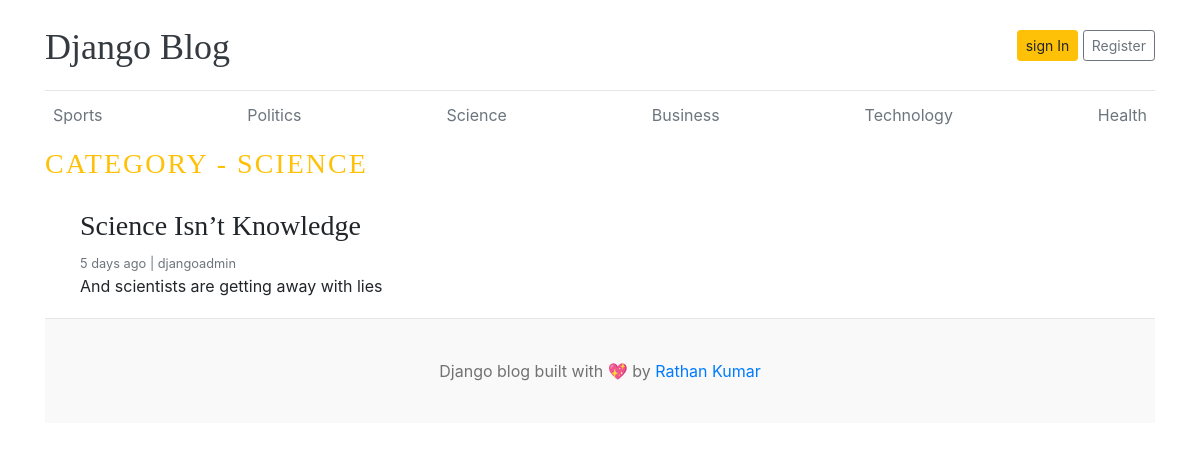
The app's page /category/4/ with its own data.
### Blogapp/models.py (models this page shows, shortened)
class Category(models.Model):
    category_name = models.CharField(max_length=50, unique=True)
    created_at = models.DateTimeField(auto_now_add=True)
    updated_at = models.DateTimeField(auto_now=True)
    class Meta:
        verbose_name_plural = 'categories'
    def __str__(self):
        return self.category_name

class Blog(models.Model):
    STATUS_CHOICES = (
        ("Draft", "Draft"),
        ("Published", "Published"),
    )
    title = models.CharField(max_length=100)
    slug = models.SlugField(max_length=150, unique=True, blank=True)
    category = models.ForeignKey(Category, on_delete=models.CASCADE)
    author = models.ForeignKey(User, on_delete=models.CASCADE)
    featured_image = models.ImageField(upload_to='uploads/%Y/%m/%d')
    short_description = models.TextField(max_length=500)
    blog_body = models.TextField(max_length=2000)
    status = models.CharField(max_length=20, choices=STATUS_CHOICES, default="Draft")
    is_featured = models.BooleanField(default=False)
    created_at = models.DateTimeField(auto_now_add=True)
    updated_at = models.DateTimeField(auto_now=True)

### Blogapp/views.py (the view)
# urls.py: path('<int:category_id>/',posts_by_category,name='posts_by_category')
def posts_by_category(request,category_id):
    posts=Blog.objects.filter(status='Published', category=category_id)
    category = get_object_or_404(Category,pk=category_id)
    context={
        'posts':posts,
       'category':category,
    }
    return render(request, 'posts_by_category.html', context)

### Blogapp/context_processors.py (called while the page is built)
def get_categories(request):
    categories = Category.objects.all()
    return dict(categories=categories)

### Blogapp/templates/posts_by_category.html
{% extends 'base.html' %}
{% block content %}
<h3 class="text-uppercase text-warning" style="letter-spacing: 2px;">Category - {{ category }}</h3>
<div cla`ss="row mb-2">
    {% if posts %}
    {% for post in posts %}
    <div class="col-md-6">
        <div class="card border-0">
            <div class="card-body">
                <h3>{{ post.title }}</h3>
                <small class="mb-1 text-muted">{{ post.created_at | timesince }} ago | {{ post.author }}</small>
                <p class="card-text">{{ post.short_description | truncatewords:25}}</p>
            </div>
        </div>
    </div>
    {% endfor %}
    {% else %}
    <p>No posts found</p>
    {% endif %}
</div>
{% endblock %}

### Blogapp/templates/base.html (shortened to what this page needs)
{% load static %}
<!DOCTYPE html>
<html lang="en">
<head>
    <link href="https://getbootstrap.com/docs/4.0/dist/css/bootstrap.min.css" rel="stylesheet">
    <link href="{% static 'css/blog.css' %}" rel="stylesheet">
</head>
<body>
    <div class="container">
        <header class="blog-header py-3">
            <div class="row flex-nowrap justify-content-between align-items-center">
                <div class="col-8 pt-1">
                    <a class="blog-header-logo text-dark" href="/">Django Blog</a>
                </div>
                <div class="col-4 d-flex justify-content-end align-items-center">
                    <a class="btn btn-sm btn-warning" href="#">sign In</a> &nbsp;
                    <a class="btn btn-sm btn-outline-secondary" href="#">Register</a>
                </div>
            </div>
        </header>
        <div class="nav-scroller py-1 mb-2">
            <nav class="nav d-flex justify-content-between">
                {% for cat in categories%}
                <a class="p-2 text-muted" href="{% url 'posts_by_category' cat.id %}">{{ cat.category_name}}</a>
                {% endfor %}
            </nav>
        </div>
        {% block content %}
        {% endblock %}
        <footer class="blog-footer">
            <p>Django blog built with 💖 by <a href="#">Rathan Kumar</a></p>
        </footer>
</body>
</html>

### Blogapp/static/css/blog.css (style rules this page uses)
.blog-header { border-bottom: 1px solid #e5e5e5; }
.blog-header-logo { font-family: "Playfair Display", Georgia, "Times New Roman", serif; font-size: 2.25rem; }
h1, h2, h3, h4, h5, h6 { font-family: "Playfair Display", Georgia, "Times New Roman", serif; }
.blog-footer { padding: 2.5rem 0; color: #727272; text-align: center; background-color: #f9f9f9; border-top: .05rem solid #e5e5e5; }
.blog-footer p:last-child { margin-bottom: 0; }

### records on screen
Category: category_name "Sports"
Category: category_name "Politics"
Category: category_name "Science", category_name "SCIENCE"
Category: category_name "Business"
Category: category_name "Technology"
Category: category_name "Health"
Blog: title "Science Isn’t Knowledge", created_at "5 days", author "djangoadmin", short_description "And scientists are getting away with lies"
